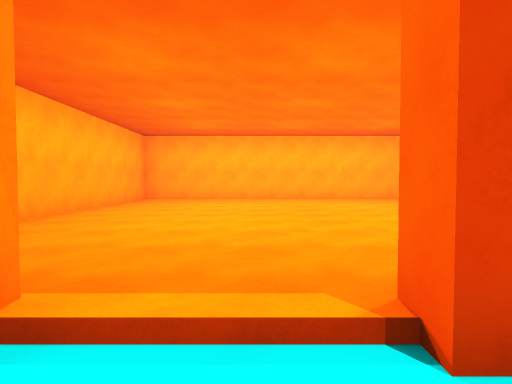
[1] (above)

13 first-person views from a walk through a Unity game level. The camera is 1.5 m above the floor, tilts 2° down and sees 75° across. The floor is counted in squares, 2 m on a side. Each view is taken from the middle of a square. On the plan, view 1 faces up. The plan holds only what a view shows up to about 11 squares ahead; the rest is blank. The player is left out.

[2]
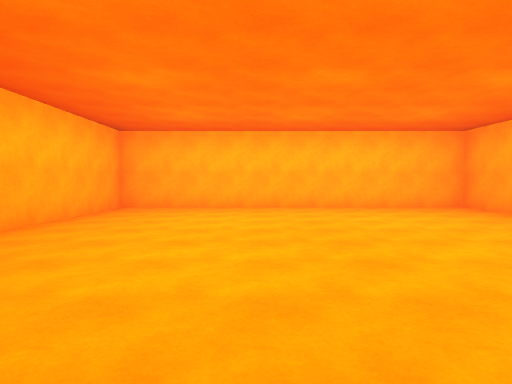

[3]
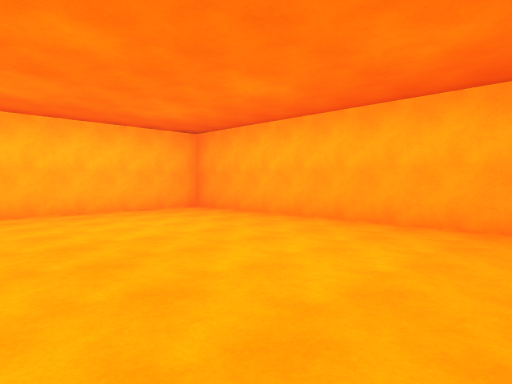

[4]
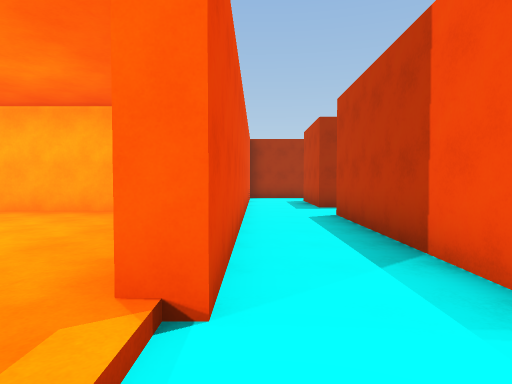

[5]
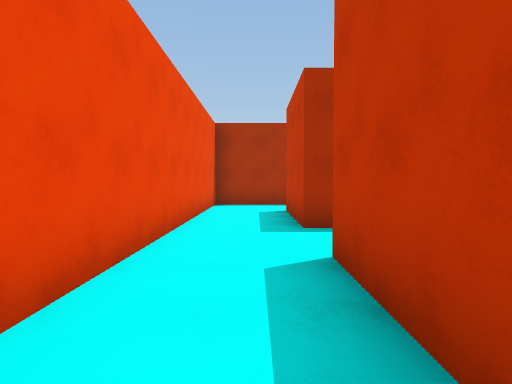

[6]
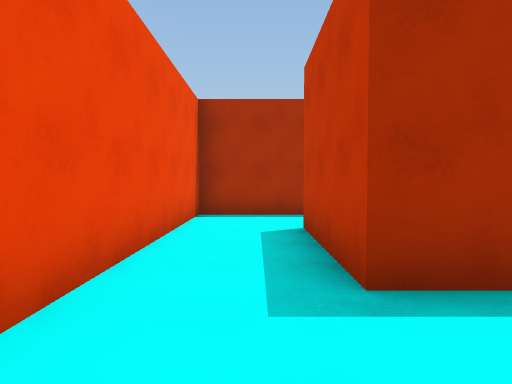

[7]
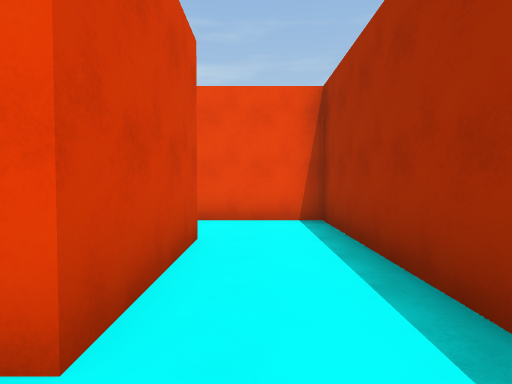

[8]
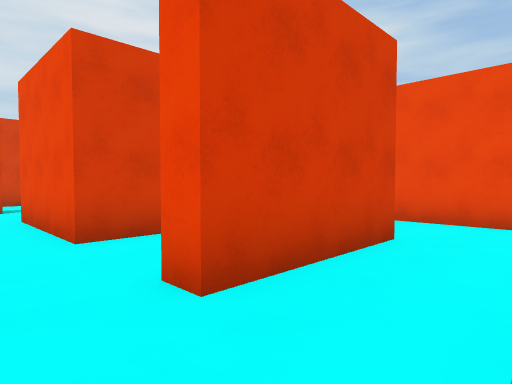

[9]
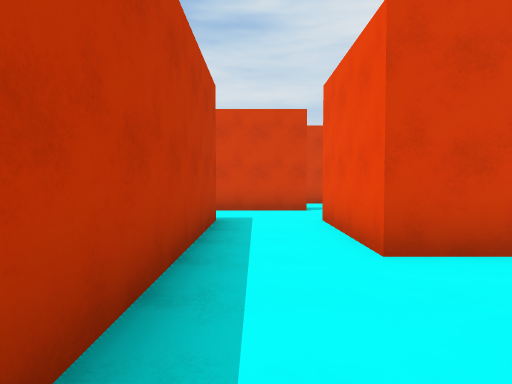

[10]
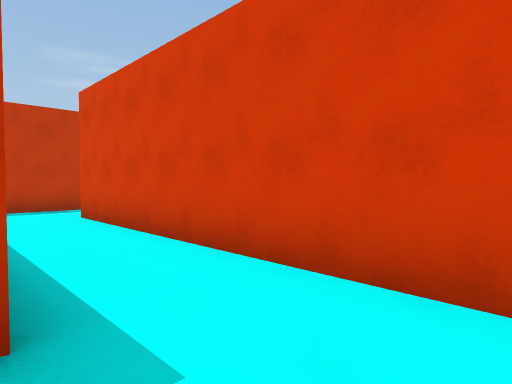

[11]
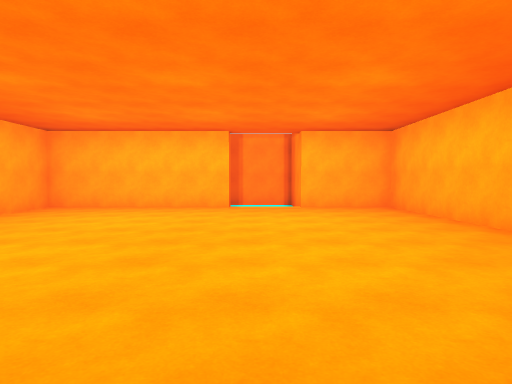

[12]
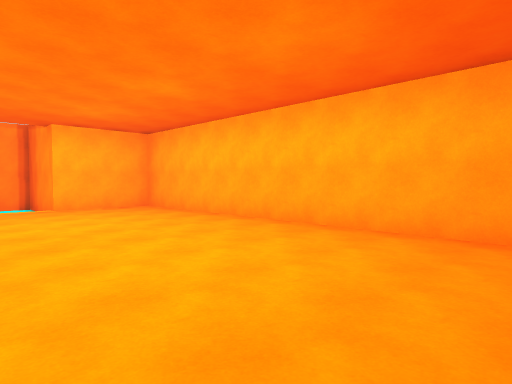

[13]
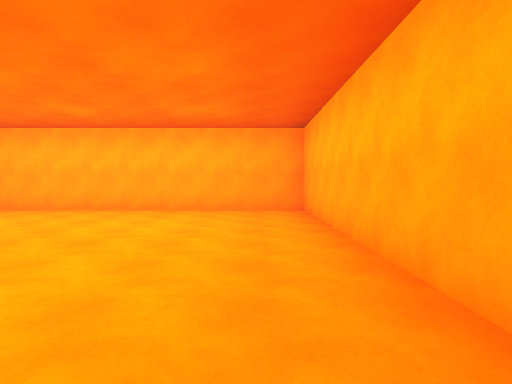

### Floor plan
Key: @ floor where view 1 was taken; # wall or solid block; . main floor; - floor 0.25 m lower than the main floor.
Columns run from 4 left of view 1 to 14 right of it. Each row starts with its distance up from view 1.
 12 ###########
 11 #.........#
 10 #.........#
  9 #.........#
  8 #.........#
  7 #.........#
  6 #.........#
  5 #.........#
  4 #.........#
  3 #.........#
  2 ###..##############
  1   #---------------#
  0   ##@-------------#
 -1    ########-####--#
 -2      #    # #  #--#
 -3      #--- ###--#--#
 -4        #----------
 -5        #----------
 -6        #--######
 -7        #--
 -8        #--
 -9        #--
-10        #--
-11        #--
-12         --
-13        ###

Where each view was taken, in squares from view 1:
view 1: 0 up, 0 right, facing up
view 2: 2 up, 0 right, facing up
view 3: 3 up, 0 right, facing up-right
view 4: 1 up, 1 left, facing right
view 5: 0 up, 3 right, facing right
view 6: 0 up, 6 right, facing right
view 7: 5 down, 12 right, facing up
view 8: 5 down, 13 right, facing up-left
view 9: 5 down, 12 right, facing left
view 10: 4 down, 6 right, facing down-left
view 11: 11 up, 0 right, facing down
view 12: 11 up, 1 right, facing down-left
view 13: 10 up, 5 right, facing left
